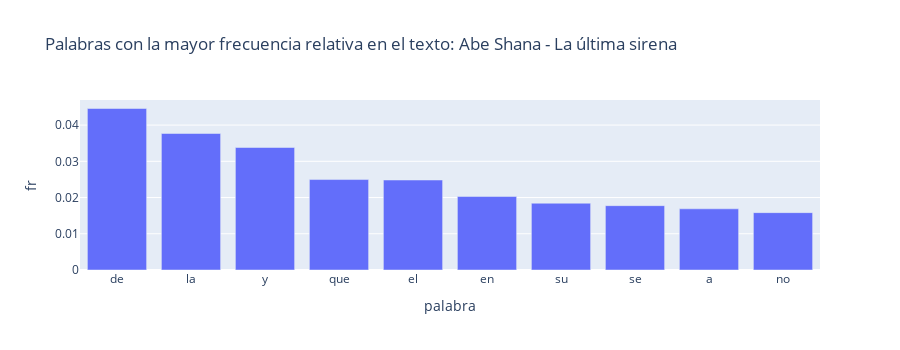

The notebook cell this image was saved under:
### Code cell
fig2 = px.bar(df_shana.head(10), x = "palabra", y = "fr",height=350,
              title="Palabras con la mayor frecuencia relativa en el texto: Abe Shana - La última sirena")
fig2.show()

### Figure 1 — Plotly figure (JSON) as saved in the notebook; plotly's stock layout.template omitted (floating-point values rounded to 4 significant figures)
{"data": [{"alignmentgroup": "True", "hovertemplate": "palabra=%{x}<br>fr=%{y}<extra></extra>", "legendgroup": "", "marker": {"color": "#636efa", "pattern": {"shape": ""}}, "name": "", "offsetgroup": "", "orientation": "v", "showlegend": false, "textposition": "auto", "type": "bar", "x": ["de", "la", "y", "que", "el", "en", "su", "se", "a", "no"], "xaxis": "x", "y": [0.04458, 0.03767, 0.03381, 0.02497, 0.02484, 0.02028, 0.01843, 0.01776, 0.01689, 0.01583], "yaxis": "y"}], "layout": {"barmode": "relative", "height": 350, "legend": {"tracegroupgap": 0}, "title": {"text": "Palabras con la mayor frecuencia relativa en el texto: Abe Shana - La última sirena"}, "xaxis": {"anchor": "y", "domain": [0, 1], "title": {"text": "palabra"}}, "yaxis": {"anchor": "x", "domain": [0, 1], "title": {"text": "fr"}}}}
